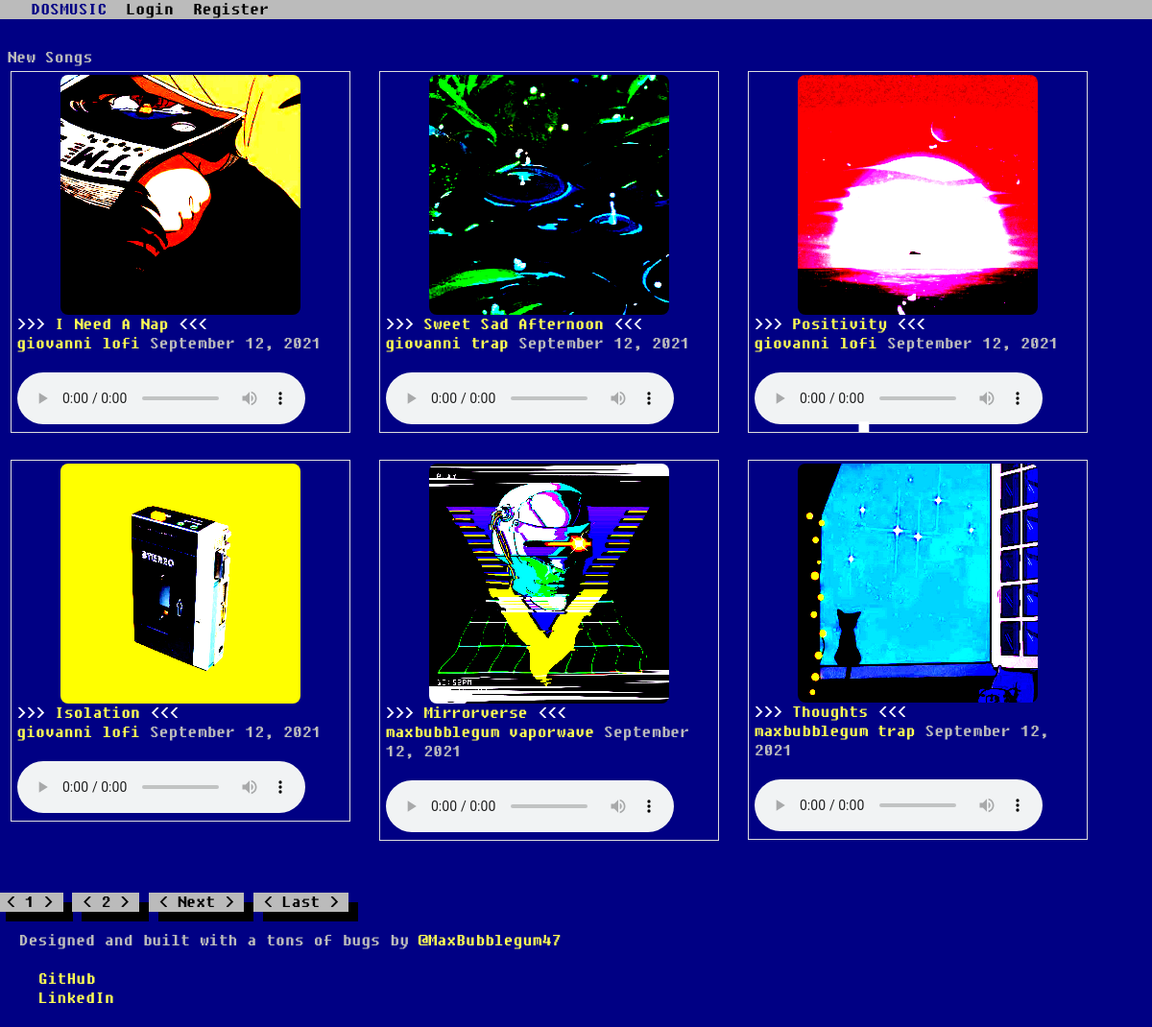
The page / on the database its author committed.
### blog/models.py (models this page shows, shortened)
class Post(models.Model):
    title = models.CharField(max_length=100)
    audio = models.FileField(default="cash.mp3")
    header_image = models.ImageField(null=True, blank=True, upload_to="images/")
    date_posted = models.DateTimeField(default=timezone.now)
    author = models.ForeignKey(User, on_delete=models.CASCADE, blank=True)
    singer = models.CharField(max_length=100, default="", blank=True)
    album = models.CharField(max_length=100, default="", blank=True)
    likes = models.ManyToManyField(User, related_name="blog_post")
    category = models.CharField(max_length=255, default="uncategorized", blank=True)

### blog/views.py (the view)
# urls.py: path('', Homeview.as_view(), name='blog-home'),
class Homeview(ListView):
    model = Post
    template_name = 'user_posts.html'  # <app>/<model>_<viewtype>.html
    context_object_name = 'posts'
    paginate_by = 6
    def get_queryset(self):
        return Post.objects.order_by('-date_posted')
    def get_context_data(self, *args, **kwargs):
        cat_menu = Category.objects.all()
        context = super(Homeview, self).get_context_data()
        context["cat_menu"] = cat_menu
        return context

### blog/templates/home.html (shortened to what this page needs)
{% extends "base.html" %}
{% block content %}
    <div class="center">
    <class h1="title">New Songs</class>
    <ul class="thumbnails">
    {% for post in posts %}
          <li class="span4">
            <div class="thumbnail">
              {%  if post.header_image %}
              <img src="{{ post.header_image.url }}" height="250" width="250"
                    style="border-radius: 8px 8px 8px 8px;">
               {% endif %}
              <h3><a class="article-title" href="{% url 'post-detail' post.id %}">{{ post.title }}</a></h3>
              <p>
                  <a class="mr-2" href="{% url 'user-posts' post.author.username %}">{{ post.author }}</a>
                  <a href="{% url 'category' post.category|slugify  %}">{{ post.category }}</a>
                  <small class="text-muted">{{ post.date_posted|date:"F d, Y" }}</small>
              </p>
                <div>
                <audio preload="auto" src="{{ post.audio.url }}" loop="False" controls autobuffer="">
                    Unsupported in Firefox</audio>
                </div>
            </div>
          </li>
        {% endfor %}
        </ul>
        </div>
    {% if is_paginated %}
      {% for num in page_obj.paginator.page_range %}
        {% if page_obj.number == num %}
          <a class="btn btn-info mb-4" href="?page={{ num }}">{{ num }}</a>
        {% elif num > page_obj.number|add:'-3' and num < page_obj.number|add:'3' %}
          <a class="btn btn-outline-info mb-4" href="?page={{ num }}">{{ num }}</a>
        {% endif %}
      {% endfor %}
      {% if page_obj.has_next %}
        <a class="btn btn-outline-info mb-4" href="?page={{ page_obj.next_page_number }}">Next</a>
        <a class="btn btn-outline-info mb-4" href="?page={{ page_obj.paginator.num_pages }}">Last</a>
      {% endif %}
    {% endif %}
 {% endblock content %}

### blog/static/css/docs.css (style rules this page uses)
body { visibility: hidden }

### blog/templates/home.html (style rules this page uses)
.center { margin: auto; width: 98%; padding: 10px; }

### rows shown on the page
Post: header_image (picture), title "I Need A Nap", author "giovanni", category "lofi", date_posted "September 12, 2021"
Post: header_image (picture), title "Sweet Sad Afternoon", author "giovanni", category "trap", date_posted "September 12, 2021"
Post: header_image (picture), title "Positivity", author "giovanni", category "lofi", date_posted "September 12, 2021"
Post: header_image (picture), title "Isolation", author "giovanni", category "lofi", date_posted "September 12, 2021"
Post: header_image (picture), title "Mirrorverse", author "maxbubblegum", category "vaporwave", date_posted "September 12, 2021"
Post: header_image (picture), title "Thoughts", author "maxbubblegum", category "trap", date_posted "September 12, 2021"

### other values the page prints
{{ num }} "1"
{{ num }} "2"
